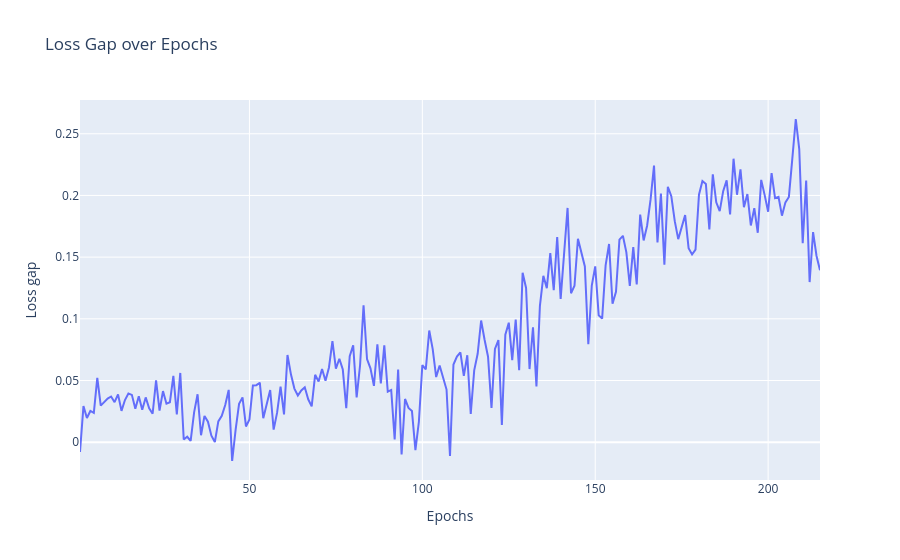

Here is the notebook cell this chart was saved with:
### Code cell
loss_gap = val_loss - train_loss

fig = go.Figure()
fig.add_trace(go.Scatter(x=epochs, y=loss_gap, mode="lines", name="Val Loss - Train Loss"))

fig.update_layout(
    title="Loss Gap over Epochs",
    xaxis_title="Epochs",
    yaxis_title="Loss gap",
    hovermode="x unified"
)

### Figure 1 — Plotly figure (JSON) as saved in the notebook; plotly's stock layout.template omitted (floating-point values rounded to 4 significant figures; data arrays with more than 128 entries replaced by an {"elided": "..."} marker saying what was removed)
{"data": [{"mode": "lines", "name": "Val Loss - Train Loss", "type": "scatter", "x": {"elided": "215 int values"}, "y": {"elided": "215 float values"}}], "layout": {"hovermode": "x unified", "title": {"text": "Loss Gap over Epochs"}, "xaxis": {"title": {"text": "Epochs"}}, "yaxis": {"title": {"text": "Loss gap"}}}}
